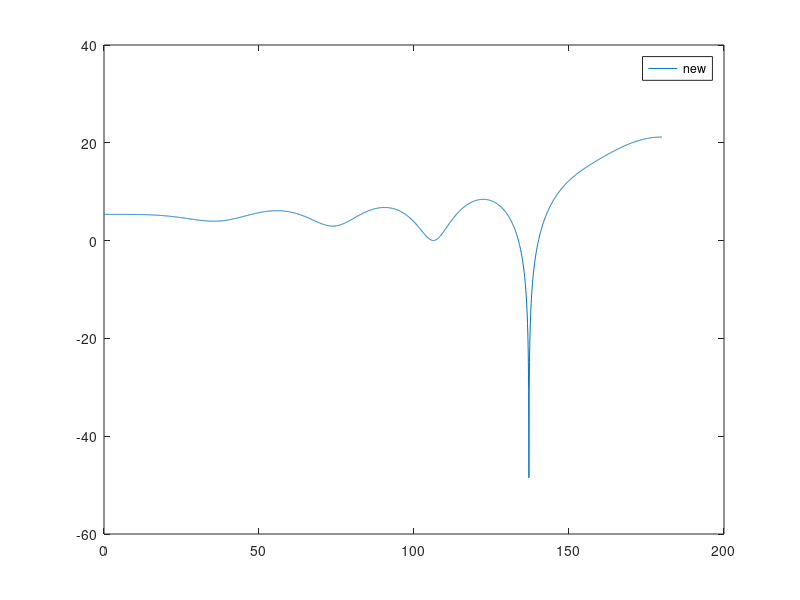

This chart was generated by the following MATLAB code:
clear all;
close all;
clc;
% rcs_new = load('bistaticH.out');
rcs_new = load('HH_bistatic.txt');
plot(rcs_new(:,1),rcs_new(:,2));
hold on
% plot(rcs_new1(:,1),rcs_new1(:,2),'g');
% hold on




% % rcs0 = load('../MLMDA_DIRECT_SOLVER_2D_EFIE_accuracy_reference/VV_bistatic.txt');
% % % rcs1 = load('../MLMDA_DIRECT_SOLVER_2D_EFIE_accuracy_reference/VV_bistatic1.txt');
% % % rcs2 = load('../MLMDA_DIRECT_SOLVER_2D_EFIE_accuracy_reference/VV_bistatic2.txt');
% % plot(rcs0(:,1),rcs0(:,2),'r');



% hold on
% plot(rcs1(:,1),rcs1(:,2),'k');
% hold on
% plot(rcs2(:,1),rcs2(:,2),'k');
legend('new','reference')
